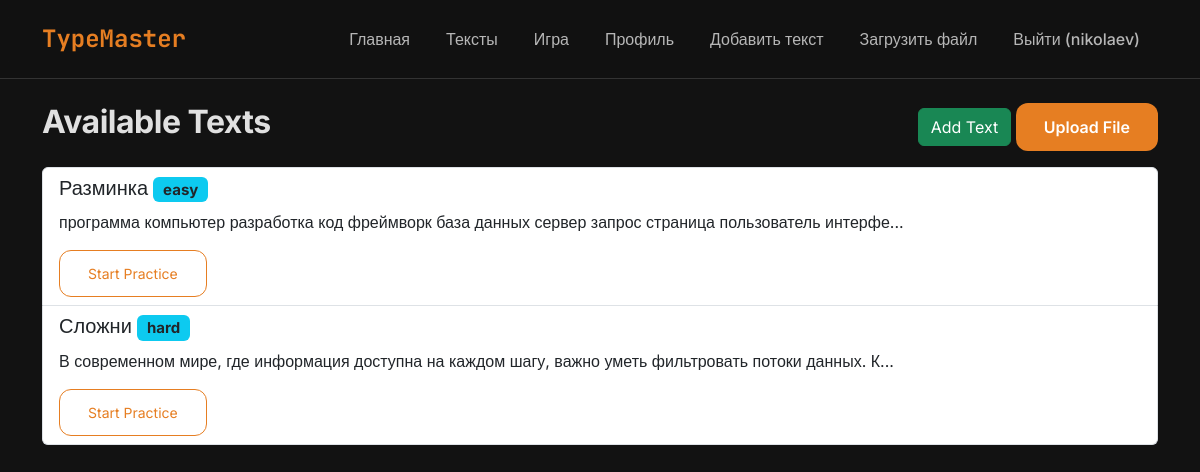
The page /texts (signed in) on the database as committed earlier.
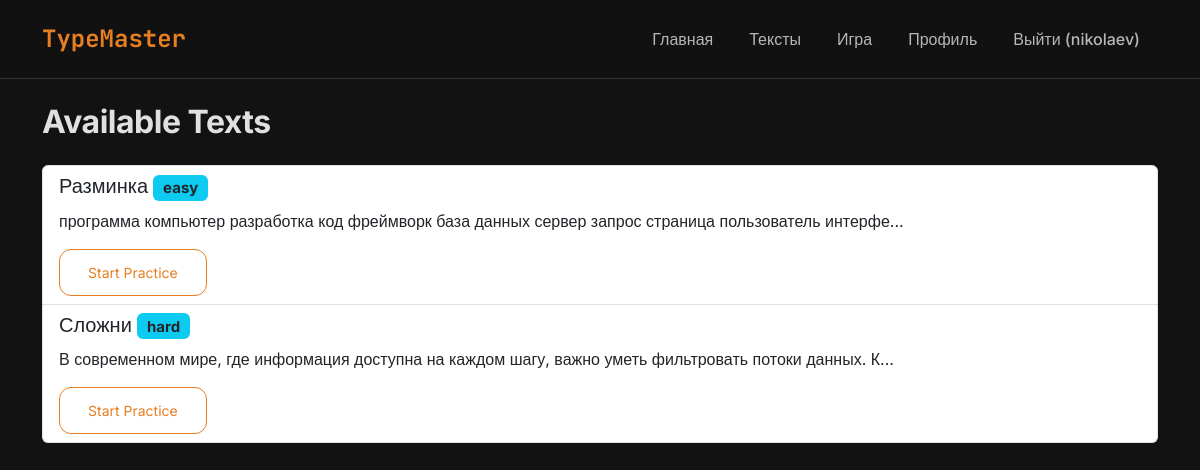
The same page on the database as committed later.
### app/models.py (models this page shows, shortened)
class User(db.Model, UserMixin):
    id = db.Column(db.Integer, primary_key=True)
    username = db.Column(db.String(50), unique=True, nullable=False)
    email = db.Column(db.String(120), unique=True, nullable=False)
    password_hash = db.Column(db.String(128), nullable=False)
    is_admin = db.Column(db.Boolean, default=False)  # система ролей
    sessions = db.relationship('TestSession', backref='author', lazy=True)

class Text(db.Model):
    id = db.Column(db.Integer, primary_key=True)
    title = db.Column(db.String(100))
    content = db.Column(db.Text, nullable=False)
    language = db.Column(db.String(10), default='en')
    difficulty = db.Column(db.String(20), default='easy')

### app/routes.py (the view)
@app.route("/texts")
@login_required
def texts_list():
    texts = Text.query.all()
    return render_template('texts_list.html', texts=texts)

### app/models.py (called while the page is built)
@login_manager.user_loader
def load_user(user_id):
    return User.query.get(int(user_id))

### app/templates/texts_list.html
{% extends "base.html" %}
{% block content %}
    <div class="d-flex justify-content-between mb-3">
        <h2>Available Texts</h2>
        {% if current_user.is_admin %}
        <div>
            <a href="{{ url_for('new_text') }}" class="btn btn-success">Add Text</a>
            <a href="{{ url_for('upload_file') }}" class="btn btn-primary">Upload File</a>
        </div>
        {% endif %}
    </div>
    <div class="list-group">
        {% for text in texts %}
            <div class="list-group-item">
                <h5>{{ text.title }} <span class="badge bg-info text-dark">{{ text.difficulty }}</span></h5>
                <p>{{ text.content[:100] }}...</p>
                <a href="{{ url_for('typing_test', text_id=text.id) }}" class="btn btn-sm btn-outline-primary">Start Practice</a>
            </div>
        {% endfor %}
    </div>
{% endblock content %}

### app/templates/base.html (shortened to what this page needs)
<!DOCTYPE html>
<html lang="ru">
<head>
    <link href="https://cdn.jsdelivr.net/npm/bootstrap@5.3.0/dist/css/bootstrap.min.css" rel="stylesheet">
</head>
<body>
    <nav class="navbar navbar-expand-lg navbar-dark bg-dark mb-4">
        <div class="container">
            <a class="navbar-brand" href="{{ url_for('index') }}">TypeMaster</a>
            <div class="navbar-nav">
                <a class="nav-link" href="{{ url_for('index') }}">Главная</a>
                {% if current_user.is_authenticated %}
                    <a class="nav-link" href="{{ url_for('texts_list') }}">Тексты</a>
                    <a class="nav-link" href="{{ url_for('game') }}">Игра</a>
                    <a class="nav-link" href="{{ url_for('profile') }}">Профиль</a>
                    {% if current_user.is_admin %}
                        <a class="nav-link" href="{{ url_for('new_text') }}">Добавить текст</a>
                        <a class="nav-link" href="{{ url_for('upload_file') }}">Загрузить файл</a>
                    {% endif %}
                    <a class="nav-link" href="{{ url_for('logout') }}">Выйти ({{ current_user.username }})</a>
                {% else %}
                    <a class="nav-link" href="{{ url_for('login') }}">Войти</a>
                    <a class="nav-link" href="{{ url_for('register') }}">Регистрация</a>
                {% endif %}
            </div>
        </div>
    </nav>
    <div class="container">
        {% block content %}{% endblock %}
    </div>
</body>
</html>

### app/templates/base.html (style rules this page uses)
:root { --bg-dark: #121212; --bg-card: #1e1e1e; --accent: #e67e22; --accent-hover: #d35400; --text-main: #e0e0e0; --text-muted: #999; --border: #333; }
body { background-color: var(--bg-dark); font-family: 'Inter', sans-serif; color: var(--text-main); transition: all 0.3s ease; }
.navbar { background: rgba(18, 18, 18, 0.95) !important; backdrop-filter: blur(10px); border-bottom: 1px solid var(--border); padding: 1rem 0; }
.navbar-brand { font-weight: 700; color: var(--accent) !important; font-family: 'JetBrains Mono', monospace; font-size: 1.5rem; }
.nav-link { color: var(--text-main) !important; font-weight: 500; margin: 0 10px; opacity: 0.8; transition: opacity 0.2s, color 0.2s; }
.btn-outline-primary { border-color: var(--accent); color: var(--accent); border-radius: 12px; padding: 12px 28px; }
h1, h2, h3 { font-weight: 700; letter-spacing: -0.5px; }
.container { animation: fadeIn 0.5s ease-out; }

Rows that differ between the two databases and show on the page:
changed User "nikolaev": is_admin True → False (drawn)
Other text that changed with them:
text no longer shown: "Добавить текст Загрузить файл Add Text Upload File"
